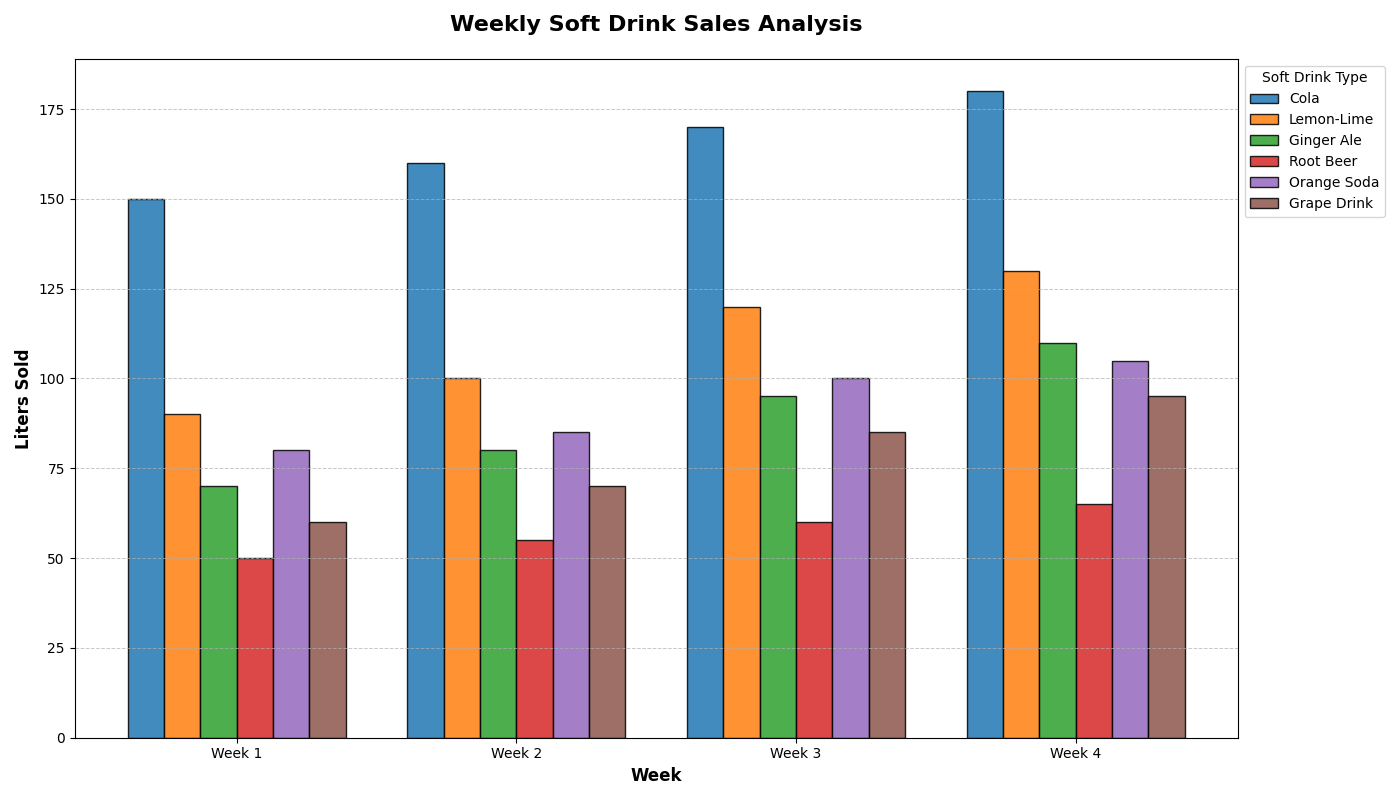

Generate this figure with Python:
import matplotlib.pyplot as plt
import numpy as np

weeks = ['Week 1', 'Week 2', 'Week 3', 'Week 4']
soft_drinks = ['Cola', 'Lemon-Lime', 'Ginger Ale', 'Root Beer', 'Orange Soda', 'Grape Drink']

cola_sales = [150, 160, 170, 180]
lemon_lime_sales = [90, 100, 120, 130]
ginger_ale_sales = [70, 80, 95, 110]
root_beer_sales = [50, 55, 60, 65]
orange_soda_sales = [80, 85, 100, 105]
grape_drink_sales = [60, 70, 85, 95]

sales_data = [cola_sales, lemon_lime_sales, ginger_ale_sales, root_beer_sales, orange_soda_sales, grape_drink_sales]
colors = ['#1f77b4', '#ff7f0e', '#2ca02c', '#d62728', '#9467bd', '#8c564b']

fig, ax = plt.subplots(figsize=(14, 8))  # Adjusted figure size for better fit

bar_width = 0.13
index = np.arange(len(weeks))

for i, (sales, color, drink) in enumerate(zip(sales_data, colors, soft_drinks)):
    ax.bar(index + i * bar_width, sales, width=bar_width, color=color, edgecolor='black', label=drink, alpha=0.85)

ax.set_title('Weekly Soft Drink Sales Analysis', fontsize=16, fontweight='bold', pad=20)
ax.set_xlabel('Week', fontsize=12, fontweight='bold')
ax.set_ylabel('Liters Sold', fontsize=12, fontweight='bold')
ax.set_xticks(index + bar_width * (len(soft_drinks) - 1) / 2)
ax.set_xticklabels(weeks)

ax.legend(loc='upper left', bbox_to_anchor=(1, 1), fontsize=10, title='Soft Drink Type')
ax.yaxis.grid(True, linestyle='--', linewidth=0.7, alpha=0.7)

plt.tight_layout()
plt.show()
